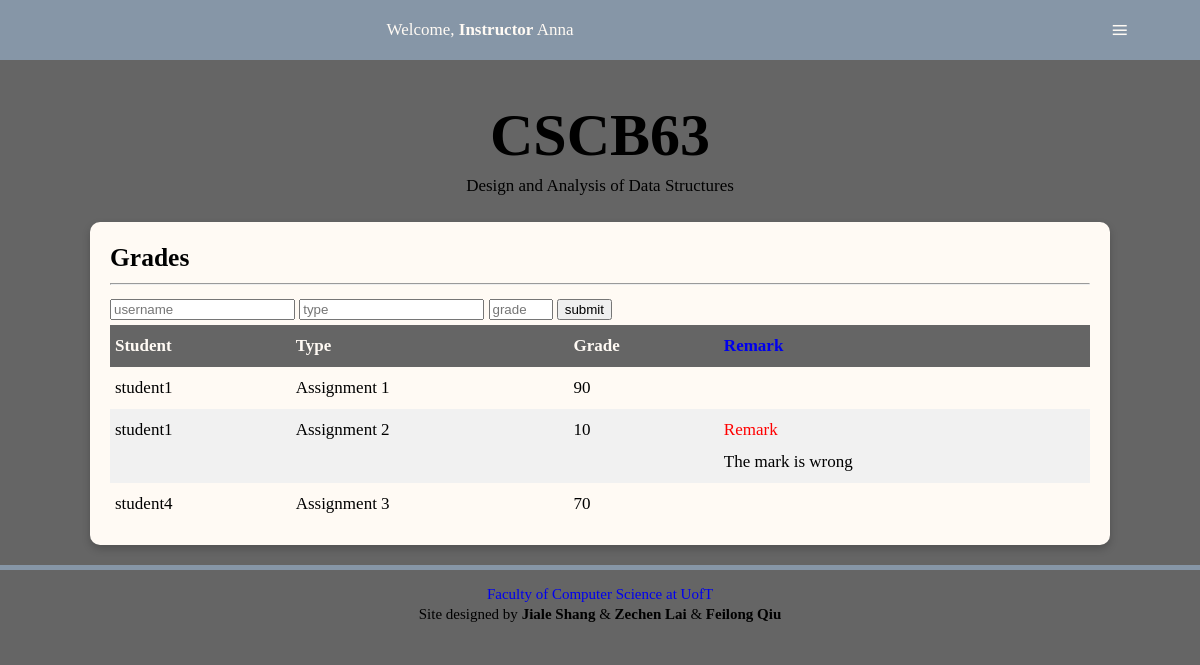
The app's page /grade (signed in), older data.
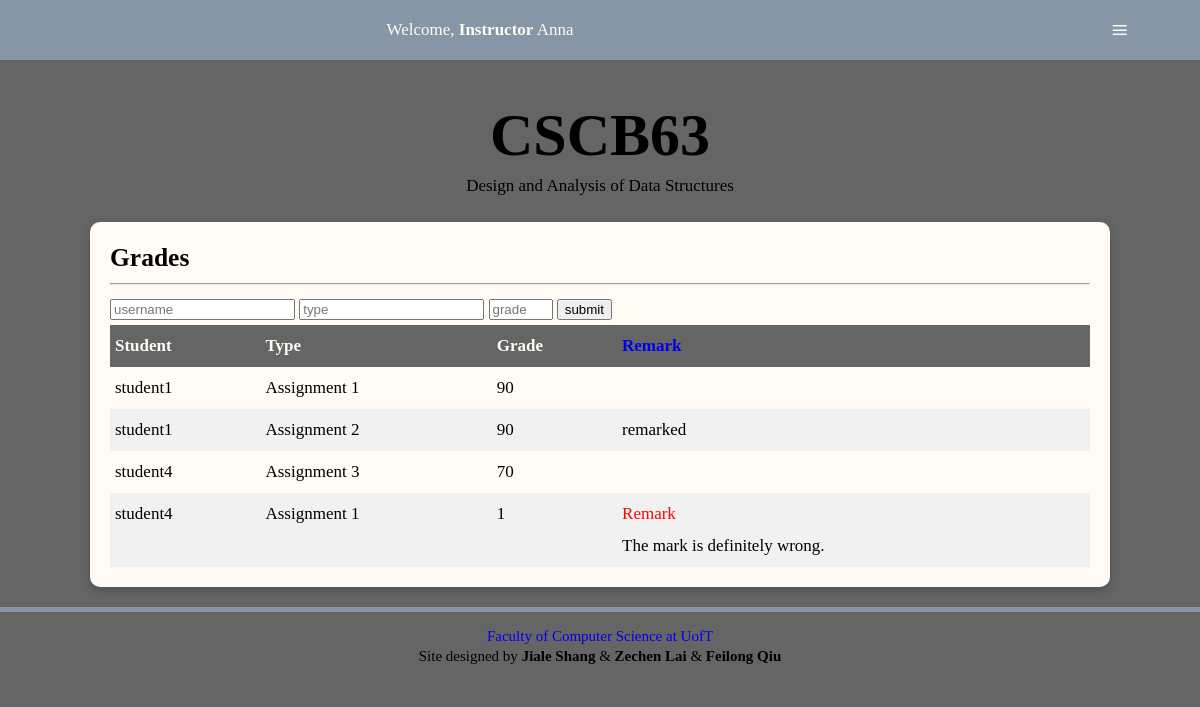
The same page, newer data.
### tables this page shows
CREATE TABLE "Grades" (
	"username"	NVARCHAR(50) NOT NULL,
	"ename"	NVARCHAR(20) NOT NULL,
	"grade"	INTEGER NOT NULL,
	"remark"	INTEGER,
	"request"	NVARCHAR(255),
	FOREIGN KEY("username") REFERENCES "Users"("username"),
	FOREIGN KEY("ename") REFERENCES "Events"("ename"),
	PRIMARY KEY("username","ename")
);

### app.py (the view)
@app.route("/grade")
def grade():
    if not 'user' in session:
        return render_template('index.html')
    db=get_db()
    db.row_factory = make_dicts
    students = []
    for student in query_db("select * from Takes natural join Users where type=0 and cid in (select cid from Takes where username='%s')" % (session['user']['username'])):
        students.append(student)
    grades = get_grade_table()
    return render_template('grade.html',user=session['user'],grade=grades,student=students)

### app.py (called while the page is built)
def get_db():
    db=getattr(g,'_database',None)
    if db is None:
        db=g._database=sqlite3.connect(DATABASE)
    return db

def make_dicts(cursor, row):
    return dict((cursor.description[idx][0],value)
                for idx,value in enumerate(row))

def query_db(query, args=(),one=False):
    cur = get_db().execute(query,args)
    rv = cur.fetchall()
    cur.close()
    return (rv[0] if rv else None) if one else rv

def get_grade_table():
    db=get_db()
    db.row_factory = make_dicts
    grades=[]
    if(session['user']['type']):
        query = "select username, grade, remark, ename,request from Grades natural join Takes natural join Events where cid in (select cid from Takes where username='%s')" % (session['user']['username'])
    else:
        query = "select * from Grades natural join Events where username='%s'" % (session['user']['username'])
    for grade in query_db(query):
        grades.append(grade)
    db.close()
    return grades

@app.teardown_appcontext
def close_connection(exception):
    db = getattr(g, '_database', None)
    if db is not None:
        db.close()

### templates/grade.html (shortened to what this page needs)
<!DOCTYPE html>
<html lang="en">
<head>
<link href="../static/style.css" rel="stylesheet">
</head>
<body>
  <nav>
    <div id="menu-title">Welcome, <strong>{% if user['type']%}Instructor{% else %}Student{% endif %}</strong> {{ user['name'][0] }}</div>
    <label for="drop" class="button">≡</label>
  </nav>
  <div class="content">
    <div class="title">
      <h1>CSCB63</h1>
      <p>Design and Analysis of Data Structures</p>
    </div>
    <section>
      <h2>Grades</h2><hr>
      {% if user['type'] %}
      <form action="/grading" method="POST">
        <input list="students" name="student" placeholder="username" id="student">
        <input list="events" name="event" placeholder="type" id="event">
        <input type="number" name="grade" placeholder="grade" min="0" max="100">
        <input type="submit" value="submit">
      </form>
      <div class="table" id="grade-table">
        <div class="heading">
            <div class="cell" id="student-sort">Student</div>
            <div class="cell" id="type-sort">Type</div>
            <div class="cell" id="grade-sort">Grade</div>
            <div class="cell" id="remark-sort" ><a href="/remark-sort">Remark</a></div>
        </div>
        {% for item in grade %}
        <div class="row">
            <div class="cell">{{ item['username'] }}</div>
            <div class="cell">{{ item['ename'] }}</div>
            <div class="cell">{{ item['grade'] }}</div>
            <div class="cell">
            {% if item['remark'] == 1 %}
                <div class="dropdown">
                    <span style="color:red">Remark</span>
                    <div class="dropdown-content"><p>{{ item['request'] }}</p></div>
                </div>
            {% elif item['remark'] == -1 %}
                remarked
            {% endif %}
            </div>
        </div>
        {% endfor %}
      </div>
      {% endif %}
    </section>
  </div>
  <div id="footer">
    <p><a href="http://web.cs.toronto.edu">Faculty of Computer Science at UofT</a></p>
    <p>Site designed by <strong>Jiale Shang</strong> & <strong>Zechen Lai</strong> & <strong>Feilong Qiu</strong></p>
  </div>
</body>
</html>

### static/style.css (style rules this page uses)
body { background: #656565; font-size:17px; line-height: 32px; margin: 0; padding: 0; word-wrap:break-word !important; }
ul, p,h1,h2,h3 { margin:0; }
.title { text-align:center; margin-top: 100px; }
h1 { font-size:60px; line-height: 70px; }
.content { width: 85%; margin: 0 auto; margin-top: 30px; max-width: 1200px; min-width: 375px; }
a { text-decoration: none; }
section { box-shadow: 0 4px 8px 0 rgba(0,0,0,0.2); transition: 0.3s; margin:20px 0; padding: 20px; background: #fffaf4; border-radius: 10px; overflow: auto; }
.button, [id^=drop], .mobile-split { display: none; }
nav { margin:0; padding: 0; background-color: #8696a7; width: 100%; position: fixed; top:0; overflow: visible; }
#menu-title { display: block; padding: 0 30px; float: left; font-size:20px; line-height: 60px; color:#fffaf4; }
nav:after { content:""; display:table; clear:both; }
.table { display: table; width: 100%; }
.heading { display: table-row; font-weight: bold; background: #656565; color: #fffaf4; }
.row { display: table-row; }
.row:nth-child(odd) { background: #f1f1f1; }
.cell { display: table-cell; padding: 5px; }
#footer { padding:10px; text-align:center; border-top: 5px solid #8696a7; padding-top: 1%; }
#footer p { margin:5px; line-height: 15px; font-size: 15px; }
#footer a { text-decoration: none; transition: 0.4s; }
@media all and (max-width : 1227px) { #menu-title { padding: 0; width: 80%; text-align: center; float: left; font-size: 17px; } }
@media all and (max-width : 1227px) { nav ,nav ul { margin: 0; } }
@media all and (max-width : 1227px) { .button { display: block; background-color: #8696a7; padding:14px 20px; font-size:30px; text-decoration:none; float: right; border:none; width:10%; } }
@media all and (max-width : 1227px) { nav a:hover, nav ul ul a, nav ul ul, .button { color:#fffaf4; text-align: center; } }

Row changes from the older to the newer data that the page shows:
changed Grades "Assignment 2": grade "10" → "90"; request "The mark is wrong" → (not shown); remark "Remark" → "remarked"
added Grades: username "student4", ename "Assignment 1", grade "1", request "The mark is definitely wrong."
